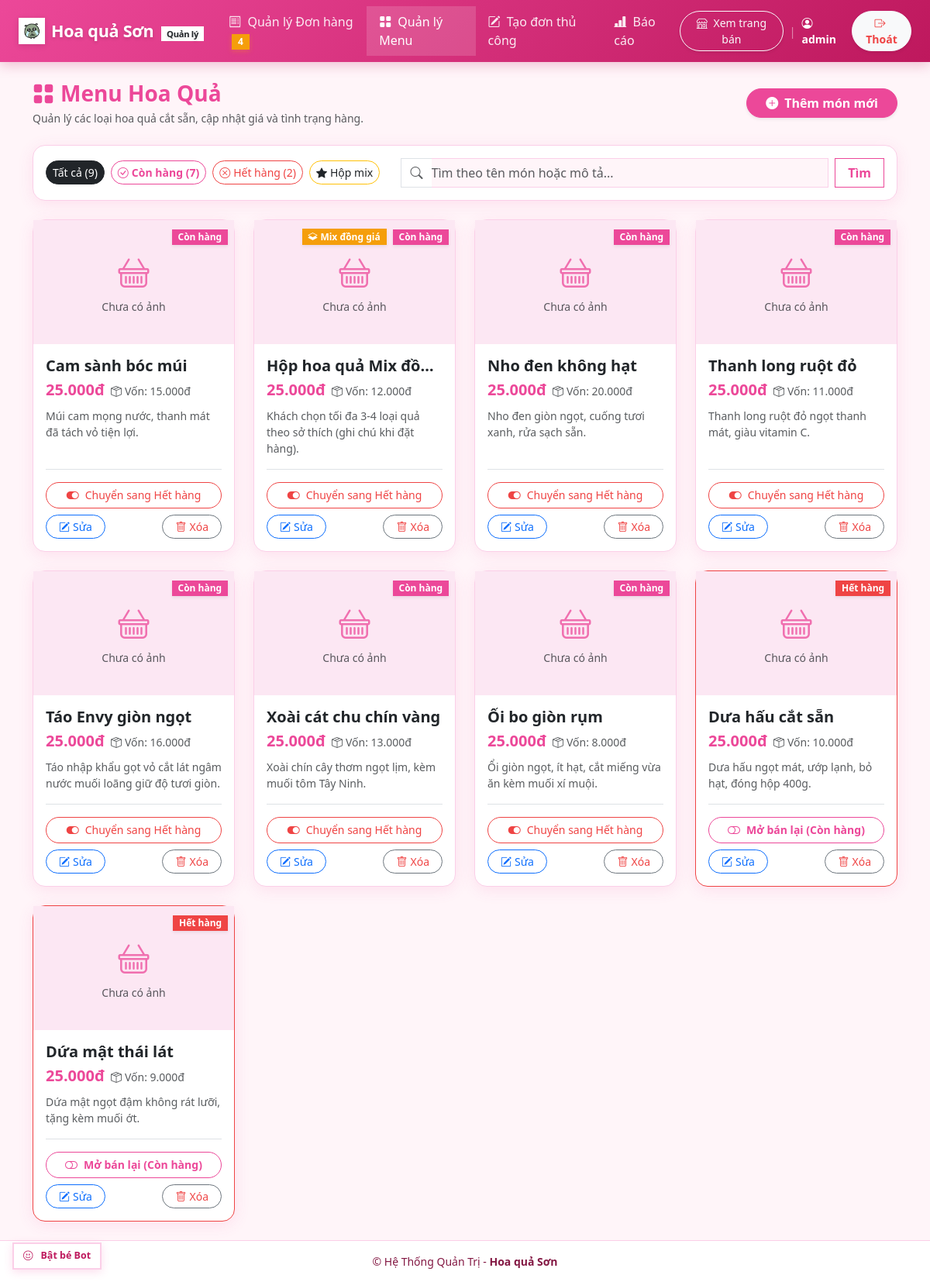
Page /quan-ly/menu/ (signed in) on the committed database.
### menu/models.py (models this page shows, shortened)
class Product(models.Model):
    name = models.CharField(max_length=150, verbose_name="Tên món")
    price = models.DecimalField(
        max_digits=12,
        decimal_places=0,
        default=Decimal('25000'),
        validators=[MinValueValidator(Decimal('0'))],
        verbose_name="Giá bán (đ)"
    )
    cost_price = models.DecimalField(
        max_digits=12,
        decimal_places=0,
        null=True,
        blank=True,
        validators=[MinValueValidator(Decimal('0'))],
        verbose_name="Giá nhập (đ)"
    )
    image = models.ImageField(upload_to='products/', null=True, blank=True, verbose_name="Hình ảnh")
    description = models.TextField(blank=True, verbose_name="Mô tả ngắn")
    is_available = models.BooleanField(default=True, verbose_name="Còn hàng")
    is_combo = models.BooleanField(default=False, verbose_name="Là hộp mix đồng giá")
    created_at = models.DateTimeField(auto_now_add=True, verbose_name="Ngày tạo")
    updated_at = models.DateTimeField(auto_now=True, verbose_name="Cập nhật lần cuối")
    class Meta:
        verbose_name = "Món ăn / Hoa quả"
        verbose_name_plural = "Menu hoa quả"
        ordering = ['-is_available', 'name']

### menu/views.py (the view)
# urls.py: path('', views.product_list, name='product_list'),
@login_required
def product_list(request):
    query = request.GET.get('q', '').strip()
    status_filter = request.GET.get('status', 'all')
    products = Product.objects.all()
    if query:
        products = products.filter(
            Q(name__icontains=query) | Q(description__icontains=query)
        )
    if status_filter == 'available':
        products = products.filter(is_available=True)
    elif status_filter == 'unavailable':
        products = products.filter(is_available=False)
    elif status_filter == 'combo':
        products = products.filter(is_combo=True)
    total_count = Product.objects.count()
    available_count = Product.objects.filter(is_available=True).count()
    unavailable_count = total_count - available_count
    context = {
        'products': products,
        'query': query,
        'status_filter': status_filter,
        'total_count': total_count,
        'available_count': available_count,
        'unavailable_count': unavailable_count,
    }
    return render(request, 'menu/product_list.html', context)

### templates/menu/product_list.html (shortened to what this page needs)
{% extends 'manager/base_manager.html' %}
{% load currency %}
{% block content %}
<div class="row align-items-center mb-4">
    <div class="col-md-6 mb-2 mb-md-0">
        <h3 class="fw-bold text-success mb-1">
            <i class="bi bi-grid-fill me-2"></i>Menu Hoa Quả
        </h3>
        <p class="text-muted mb-0 small">Quản lý các loại hoa quả cắt sẵn, cập nhật giá và tình trạng hàng.</p>
    </div>
    <div class="col-md-6 text-md-end">
        <a href="{% url 'menu:product_create' %}" class="btn btn-success rounded-pill px-4 shadow-sm">
            <i class="bi bi-plus-circle-fill me-2"></i>Thêm món mới
        </a>
    </div>
</div>
<div class="card mb-4">
    <div class="card-body p-3">
        <div class="row g-3 align-items-center">
            <div class="col-lg-5 col-12 d-flex flex-wrap gap-2">
                <a href="?status=all{% if query %}&q={{ query }}{% endif %}" class="btn btn-sm {% if status_filter == 'all' %}btn-dark{% else %}btn-outline-secondary{% endif %} rounded-pill">
                    Tất cả ({{ total_count }})
                </a>
                <a href="?status=available{% if query %}&q={{ query }}{% endif %}" class="btn btn-sm {% if status_filter == 'available' %}btn-success{% else %}btn-outline-success{% endif %} rounded-pill">
                    <i class="bi bi-check-circle me-1"></i>Còn hàng ({{ available_count }})
                </a>
                <a href="?status=unavailable{% if query %}&q={{ query }}{% endif %}" class="btn btn-sm {% if status_filter == 'unavailable' %}btn-danger{% else %}btn-outline-danger{% endif %} rounded-pill">
                    <i class="bi bi-x-circle me-1"></i>Hết hàng ({{ unavailable_count }})
                </a>
                <a href="?status=combo{% if query %}&q={{ query }}{% endif %}" class="btn btn-sm {% if status_filter == 'combo' %}btn-warning text-dark{% else %}btn-outline-warning text-dark{% endif %} rounded-pill">
                    <i class="bi bi-star-fill me-1"></i>Hộp mix
                </a>
            </div>
            <div class="col-lg-7 col-12">
                <form method="get" class="d-flex gap-2">
                    <div class="input-group">
                        <span class="input-group-text bg-white border-end-0"><i class="bi bi-search text-muted"></i></span>
                        <input type="text" name="q" class="form-control border-start-0 ps-0" placeholder="Tìm theo tên món hoặc mô tả..." value="{{ query }}">
                    </div>
                    <button type="submit" class="btn btn-outline-success px-3">Tìm</button>
                </form>
            </div>
        </div>
    </div>
</div>
{% if products %}
    <div class="row row-cols-1 row-cols-sm-2 row-cols-md-3 row-cols-lg-4 g-4">
        {% for product in products %}
            <div class="col">
                <div class="card h-100 position-relative {% if not product.is_available %}border-danger border-opacity-25 bg-light{% endif %}">
                    <div class="product-img-box position-relative overflow-hidden">
                        {% if product.image %}
                            <img src="{{ product.image.url }}" alt="{{ product.name }}" class="w-100 h-100" style="object-fit: cover;">
                        {% else %}
                            <div class="text-center text-muted">
                                <i class="bi bi-basket fs-1 text-success opacity-75"></i>
                                <div class="small mt-1">Chưa có ảnh</div>
                            </div>
                        {% endif %}
                        <div class="position-absolute top-0 end-0 m-2">
                            {% if product.is_combo %}
                                <span class="badge badge-combo shadow-sm me-1">
                                    <i class="bi bi-layers-half me-1"></i>Mix đồng giá
                                </span>
                            {% endif %}
                            <span class="badge {% if product.is_available %}bg-success{% else %}bg-danger{% endif %} shadow-sm" id="badge-status-{{ product.id }}">
                                {% if product.is_available %}Còn hàng{% else %}Hết hàng{% endif %}
                            </span>
                        </div>
                    </div>
                    <div class="card-body d-flex flex-column p-3">
                        <h5 class="card-title fw-bold text-dark mb-1 text-truncate" title="{{ product.name }}">
                            {{ product.name }}
                        </h5>
                        <div class="d-flex align-items-baseline gap-2 mb-2">
                            <span class="fs-5 fw-bold text-success">{{ product.price|vnd }}</span>
                            {% if product.cost_price %}
                                <span class="text-muted small" title="Giá vốn / giá nhập">
                                    <i class="bi bi-box-seam me-1"></i>Vốn: {{ product.cost_price|vnd }}
                                </span>
                            {% endif %}
                        </div>
                        <p class="card-text text-muted small flex-grow-1 mb-3" style="min-height: 40px;">
                            {{ product.description|default:"Chưa có mô tả chi tiết."|truncatewords:15 }}
                        </p>
                        <div class="border-top pt-3 d-flex flex-column gap-2">
                            <form action="{% url 'menu:product_toggle_status' product.id %}" method="post" class="w-100 toggle-form" data-product-id="{{ product.id }}">
                                <button type="submit" class="btn btn-sm w-100 {% if product.is_available %}btn-outline-danger{% else %}btn-outline-success{% endif %} rounded-pill py-1 d-flex align-items-center justify-content-center gap-2 toggle-btn">
                                    {% if product.is_available %}
                                        <i class="bi bi-toggle-on fs-6"></i> <span>Chuyển sang Hết hàng</span>
                                    {% else %}
                                        <i class="bi bi-toggle-off fs-6"></i> <span>Mở bán lại (Còn hàng)</span>
                                    {% endif %}
                                </button>
                            </form>
                            <div class="d-flex justify-content-between align-items-center">
                                <a href="{% url 'menu:product_update' product.id %}" class="btn btn-outline-primary btn-sm px-3 rounded-pill">
                                    <i class="bi bi-pencil-square me-1"></i>Sửa
                                </a>
                                <a href="{% url 'menu:product_delete' product.id %}" class="btn btn-outline-secondary btn-sm px-3 rounded-pill text-danger">
                                    <i class="bi bi-trash me-1"></i>Xóa
                                </a>
                            </div>
                        </div>
                    </div>
                </div>
            </div>
        {% endfor %}
    </div>
{% endif %}
{% endblock %}

### templates/manager/base_manager.html (shortened to what this page needs)
{% load static %}
<!DOCTYPE html>
<html lang="vi">
<head>
    <link href="https://cdn.jsdelivr.net/npm/bootstrap@5.3.3/dist/css/bootstrap.min.css" rel="stylesheet">
    <link rel="stylesheet" href="https://cdn.jsdelivr.net/npm/bootstrap-icons@1.11.3/font/bootstrap-icons.min.css">
    <link rel="stylesheet" href="{% static 'css/theme.css' %}?v=20261107-square">
    <link rel="stylesheet" href="{% static 'css/mascot.css' %}">
</head>
<body data-area="manager">
    <nav class="navbar navbar-expand-lg navbar-dark bg-success navbar-custom sticky-top">
        <div class="container-fluid px-3 px-lg-4">
            <a class="navbar-brand d-flex align-items-center gap-2" href="{% url 'orders:order_list' %}">
                <span class="brand-icon-box">
                    <img src="{% static 'img/mascot.png' %}" alt="Hoa quả Sơn" style="width: 24px; height: 24px; object-fit: contain;">
                </span>
                <span>Hoa quả Sơn <span class="badge bg-white text-dark ms-1 fw-bold" style="font-size: 0.7rem;">Quản lý</span></span>
            </a>
            <div class="collapse navbar-collapse" id="navbarManager">
                <ul class="navbar-nav me-auto mb-2 mb-lg-0">
                    <li class="nav-item">
                        <a class="nav-link px-3 {% if request.resolver_match.app_name == 'orders' and request.resolver_match.url_name == 'order_list' %}active{% endif %}" href="{% url 'orders:order_list' %}">
                            <i class="bi bi-receipt me-1"></i> Quản lý Đơn hàng
                            <span id="newOrderNavBadge" class="badge bg-warning text-dark ms-1" {% if not new_order_count %}hidden{% endif %}>{{ new_order_count|default:0 }}</span>
                        </a>
                    </li>
                    <li class="nav-item">
                        <a class="nav-link px-3 {% if request.resolver_match.app_name == 'menu' %}active{% endif %}" href="{% url 'menu:product_list' %}">
                            <i class="bi bi-grid-fill me-1"></i> Quản lý Menu
                        </a>
                    </li>
                    <li class="nav-item">
                        <a class="nav-link px-3 {% if request.resolver_match.app_name == 'orders' and request.resolver_match.url_name == 'order_create' %}active{% endif %}" href="{% url 'orders:order_create' %}">
                            <i class="bi bi-pencil-square me-1"></i> Tạo đơn thủ công
                        </a>
                    </li>
                    <li class="nav-item">
                        <a class="nav-link px-3 {% if request.resolver_match.app_name == 'reports' %}active{% endif %}" href="{% url 'reports:dashboard' %}">
                            <i class="bi bi-bar-chart-line-fill me-1"></i> Báo cáo
                        </a>
                    </li>
                </ul>
                <div class="d-flex align-items-center gap-2 mt-2 mt-lg-0">
                    <a href="/" target="_blank" class="btn btn-outline-light btn-sm rounded-pill px-3 shadow-sm" title="Mở trang bán hàng công khai">
                        <i class="bi bi-shop me-1"></i> Xem trang bán
                    </a>
                    <span class="text-white-50 small d-none d-lg-inline">|</span>
                    <span class="text-white small fw-semibold">
                        <i class="bi bi-person-circle me-1"></i>{{ user.username }}
                    </span>
                    <form action="{% url 'manager_logout' %}" method="post" class="d-inline">
                        <button type="submit" class="btn btn-sm btn-light rounded-pill px-3 ms-1 text-danger fw-semibold shadow-sm" title="Đăng xuất khỏi hệ thống">
                            <i class="bi bi-box-arrow-right me-1"></i>Thoát
                        </button>
                    </form>
                </div>
            </div>
        </div>
    </nav>
    <main class="container py-4 flex-grow-1">
        {% block content %}{% endblock %}
    </main>
    <footer class="py-3 text-center small">
        <div class="container">
            <span>&copy; Hệ Thống Quản Trị - <strong>Hoa quả Sơn</strong></span>
        </div>
    </footer>
    <button id="mascot-toggle-btn" class="mascot-toggle-btn" type="button" aria-label="Bật/Tắt Bot">
    </button>
</body>
</html>

### rows in the picture
Product: image "Chưa có ảnh", is_available "Còn hàng", name "Cam sành bóc múi", price|vnd "25.000đ", cost_price|vnd "15.000đ", description "Múi cam mọng nước, thanh mát đã tách vỏ tiện lợi."
Product: image "Chưa có ảnh", is_combo True (drawn), is_available "Còn hàng", name "Hộp hoa quả Mix đồ…", price|vnd "25.000đ", cost_price|vnd "12.000đ", description "Khách chọn tối đa 3-4 loại quả theo sở thích (ghi chú khi đặt hàng)."
Product: image "Chưa có ảnh", is_available "Còn hàng", name "Nho đen không hạt", price|vnd "25.000đ", cost_price|vnd "20.000đ", description "Nho đen giòn ngọt, cuống tươi xanh, rửa sạch sẵn."
Product: image "Chưa có ảnh", is_available "Còn hàng", name "Thanh long ruột đỏ", price|vnd "25.000đ", cost_price|vnd "11.000đ", description "Thanh long ruột đỏ ngọt thanh mát, giàu vitamin C."
Product: image "Chưa có ảnh", is_available "Còn hàng", name "Táo Envy giòn ngọt", price|vnd "25.000đ", cost_price|vnd "16.000đ", description "Táo nhập khẩu gọt vỏ cắt lát ngâm nước muối loãng giữ độ tươi giòn."
Product: image "Chưa có ảnh", is_available "Còn hàng", name "Xoài cát chu chín vàng", price|vnd "25.000đ", cost_price|vnd "13.000đ", description "Xoài chín cây thơm ngọt lịm, kèm muối tôm Tây Ninh."
Product: image "Chưa có ảnh", is_available "Còn hàng", name "Ổi bo giòn rụm", price|vnd "25.000đ", cost_price|vnd "8.000đ", description "Ổi giòn ngọt, ít hạt, cắt miếng vừa ăn kèm muối xí muội."
Product: image "Chưa có ảnh", is_available "Hết hàng", name "Dưa hấu cắt sẵn", price|vnd "25.000đ", cost_price|vnd "10.000đ", description "Dưa hấu ngọt mát, ướp lạnh, bỏ hạt, đóng hộp 400g."
Product: image "Chưa có ảnh", is_available "Hết hàng", name "Dứa mật thái lát", price|vnd "25.000đ", cost_price|vnd "9.000đ", description "Dứa mật ngọt đậm không rát lưỡi, tặng kèm muối ớt."

### other values in the picture
{{ new_order_count|default:0 }} "4"
{{ user.username }} "admin"
{{ total_count }} "9"
{{ available_count }} "7"
{{ unavailable_count }} "2"
